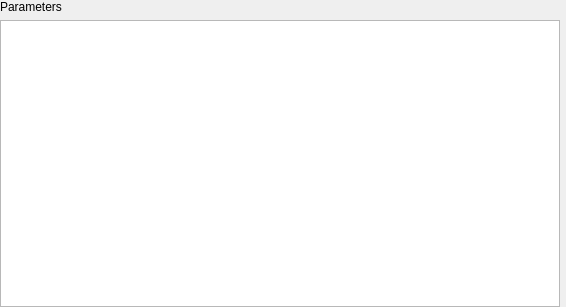
<?xml version="1.0" encoding="UTF-8"?>
<ui version="4.0">
 <class>form</class>
 <widget class="QWidget" name="form">
  <property name="geometry">
   <rect>
    <x>0</x>
    <y>0</y>
    <width>566</width>
    <height>307</height>
   </rect>
  </property>
  <property name="windowTitle">
   <string>Form</string>
  </property>
  <layout class="QGridLayout" name="gridLayout" columnstretch="0,0">
   <property name="leftMargin">
    <number>0</number>
   </property>
   <property name="topMargin">
    <number>0</number>
   </property>
   <property name="rightMargin">
    <number>0</number>
   </property>
   <property name="bottomMargin">
    <number>0</number>
   </property>
   <item row="0" column="0">
    <widget class="QLabel" name="parametersLabel">
     <property name="text">
      <string>Parameters</string>
     </property>
    </widget>
   </item>
   <item row="1" column="0">
    <widget class="QListView" name="parametersListView">
     <property name="editTriggers">
      <set>QAbstractItemView::NoEditTriggers</set>
     </property>
    </widget>
   </item>
   <item row="0" column="1" rowspan="2">
    <widget class="ExportParameterWidget" name="parameterExportWidget" native="true"/>
   </item>
  </layout>
 </widget>
 <customwidgets>
  <customwidget>
   <class>ExportParameterWidget</class>
   <extends>QWidget</extends>
   <header>gui/widget/export/parameter.h</header>
   <container>1</container>
  </customwidget>
 </customwidgets>
 <resources/>
 <connections/>
</ui>
